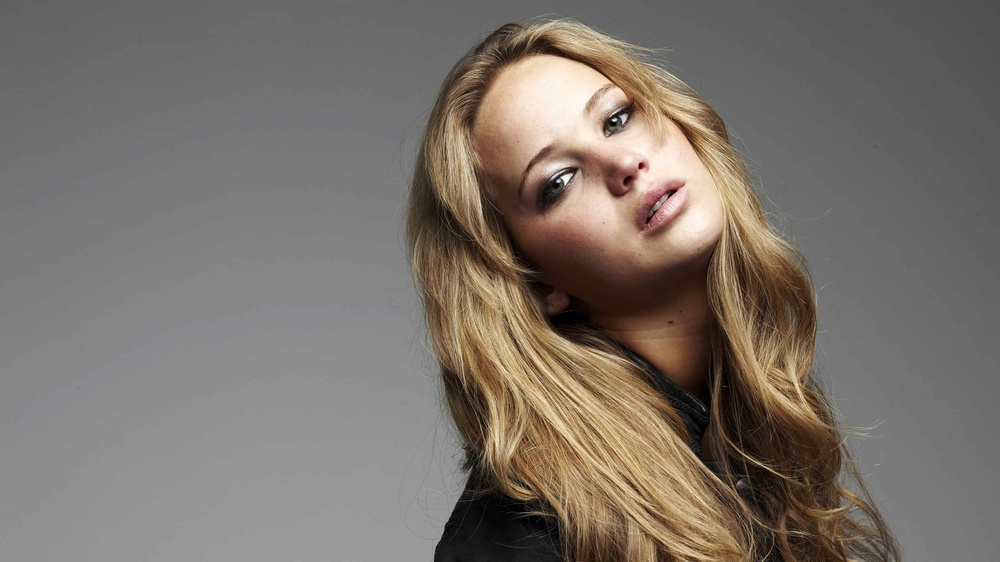
#> input picture q5/jeniffer.jpg, 1000 x 562 px, shrunk from 3840 x 2160 before the run
$ python q5c.py
#> lines starting #> are read from the running program, lines starting #| are printed output that depends on the picture; after the words box and inside, x2 and y2 are one past the last pixel; in counts of white or black regions, pixels touching at a corner belong together
import cv2
import matplotlib.pyplot as plt

INPUT_IMAGE = "jeniffer.jpg"
PLANE = "V"

def main():
    print("Opening image:", INPUT_IMAGE)
    bgr = cv2.imread(INPUT_IMAGE)
#> bgr is the input picture: shape (562, 1000, 3); mean B, G, R 106.8, 114.3, 122.3
    if bgr is None:
        print("Error: could not read", INPUT_IMAGE)
        return
    print("Image loaded. Shape:", bgr.shape)
#| Image loaded. Shape: (562, 1000, 3)

    print("Converting BGR -> HSV...")
    hsv = cv2.cvtColor(bgr, cv2.COLOR_BGR2HSV)
#> hsv: shape (562, 1000, 3); mean H, S, V 10.7, 35.6, 122.4
    H = hsv[:, :, 0]
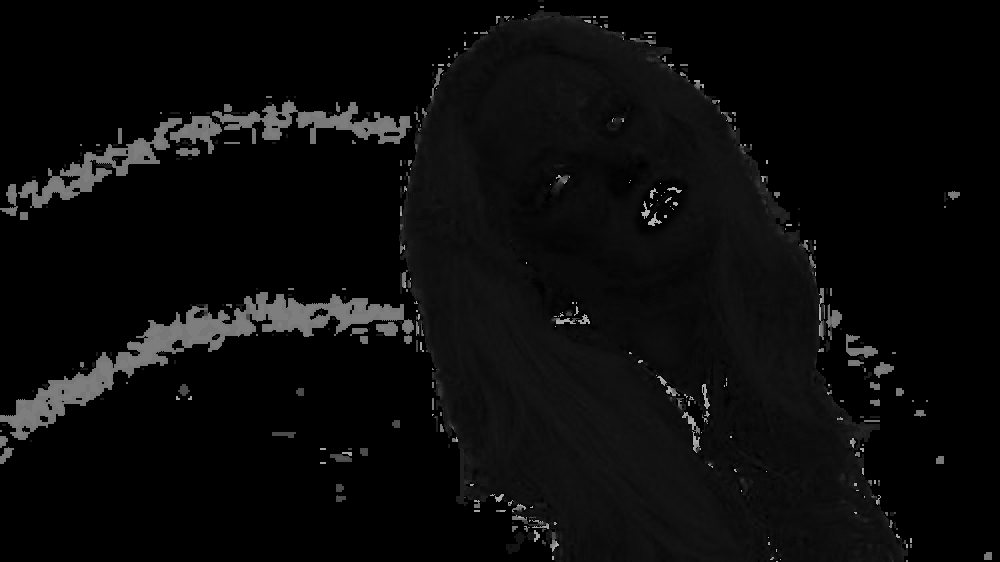
#> H: shape (562, 1000); min 0, max 179, mean 10.7
    S = hsv[:, :, 1]
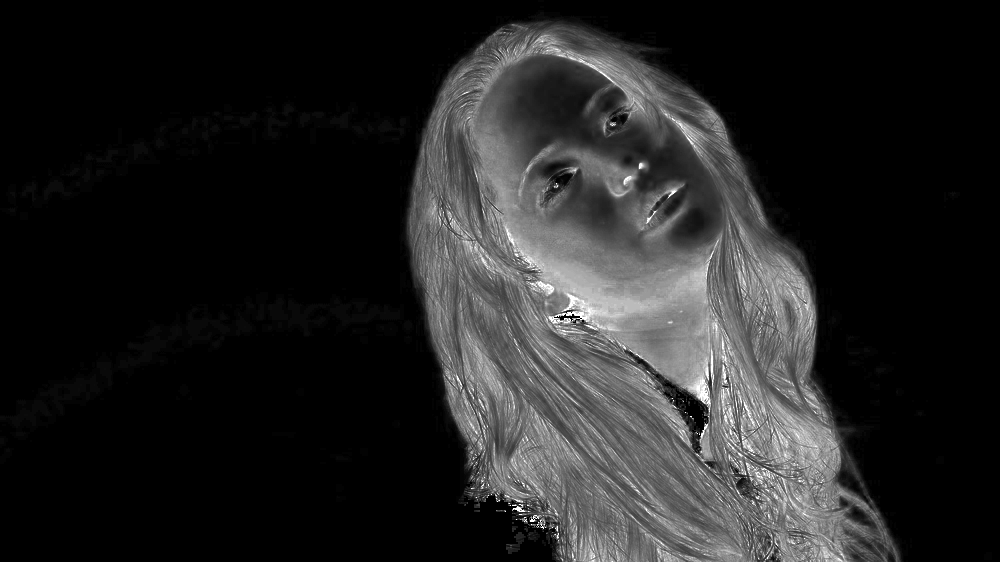
#> S: shape (562, 1000); min 0, max 255, mean 35.6
    V = hsv[:, :, 2]
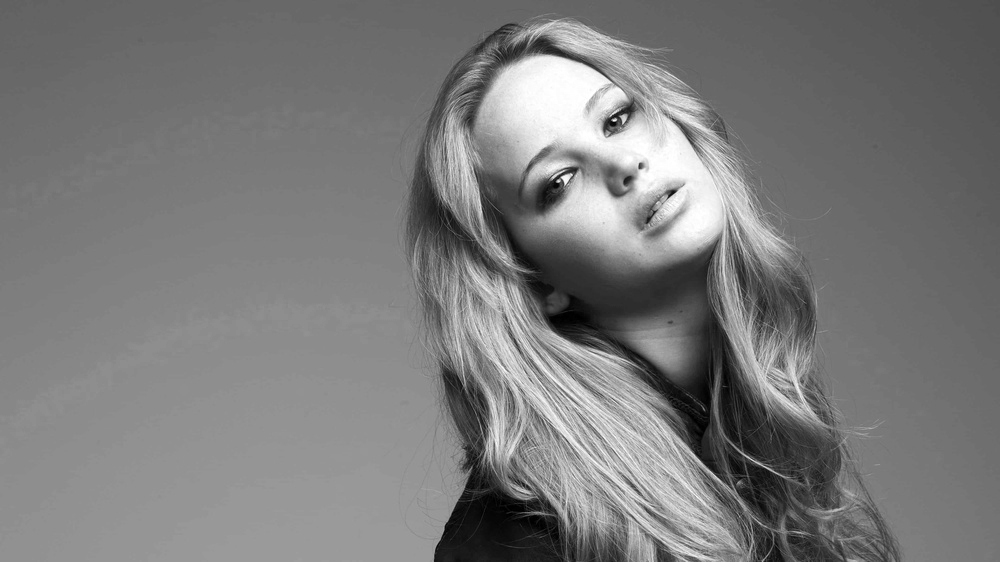
#> V: shape (562, 1000); min 0, max 255, mean 122.4

    if PLANE.upper() == "S":
        plane = S
        print("Using S (Saturation) channel.")
    else:
        plane = V
        print("Using V (Value) channel.")

    print("Applying Otsu threshold...")
    thresh_val, mask = cv2.threshold(
        plane, 0, 255, cv2.THRESH_BINARY + cv2.THRESH_OTSU
    )
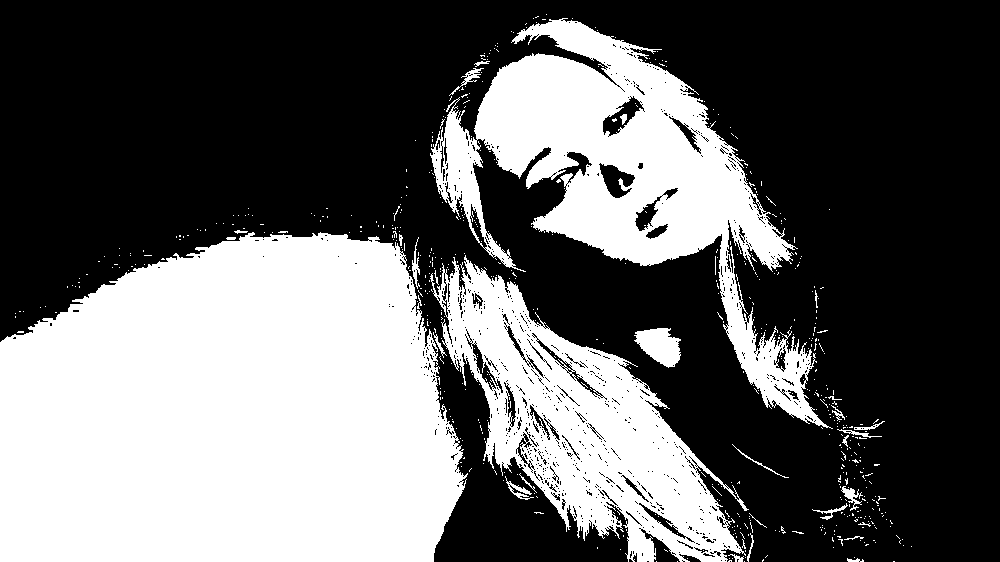
#> mask: shape (562, 1000); 39.6% white; 627 white regions (596 under 20 px), largest, box (x1, y1, x2, y2) and area: (0, 232, 468, 562) 130334, (430, 18, 833, 429) 50376, (430, 255, 749, 562) 37124
#> thresh_val = 128
    print("Otsu threshold value =", thresh_val)
#| Otsu threshold value = 128.0

    print("Extracting foreground region...")
    foreground = cv2.bitwise_and(plane, mask)
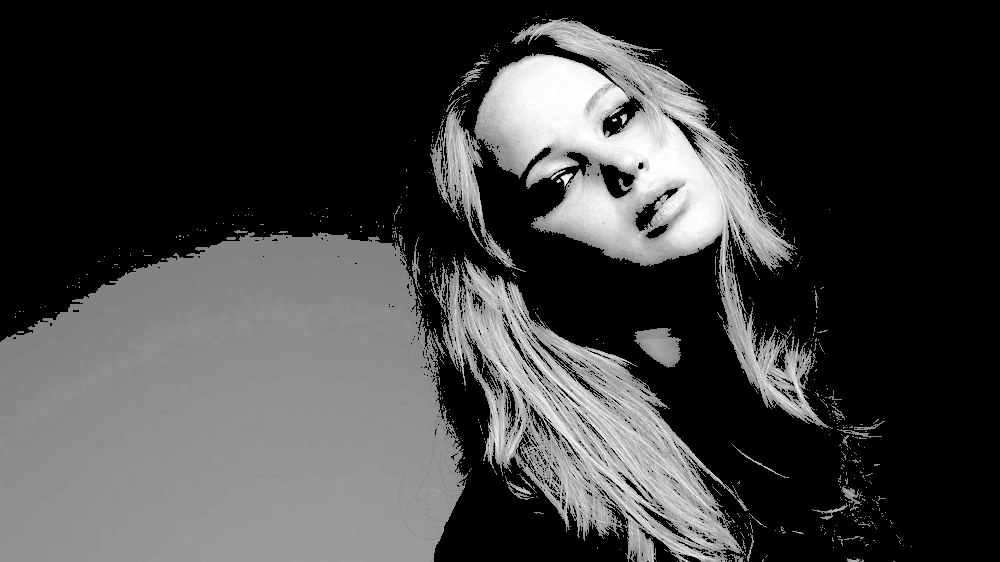
#> foreground: shape (562, 1000); min 0, max 255, mean 63.3

    print("Building histogram of foreground pixels...")
    hist = [0] * 256
    h = foreground.shape[0]
#> h = 562
    w = foreground.shape[1]
#> w = 1000
    y = 0
    while y < h:
        x = 0
        while x < w:
            if mask[y, x] == 255:
                val = int(foreground[y, x])
                if val < 0: val = 0
                if val > 255: val = 255
                hist[val] = hist[val] + 1
            x = x + 1
        y = y + 1
#> after the loop, hist = 256 values, max 16237 at index 142, min 0 at index 0, mean 868.6; y = 562

    print("Showing results...")
    plt.figure(figsize=(10, 4))

    plt.subplot(1, 2, 1)
    plt.imshow(foreground, cmap="gray", vmin=0, vmax=255)
    plt.title("Foreground " + PLANE)
    plt.axis("off")

    plt.subplot(1, 2, 2)
    plt.bar(range(256), hist, width=1.0)
    plt.title("Foreground histogram")
    plt.xlabel("Intensity")
    plt.ylabel("Count")

    plt.tight_layout()
    plt.show()
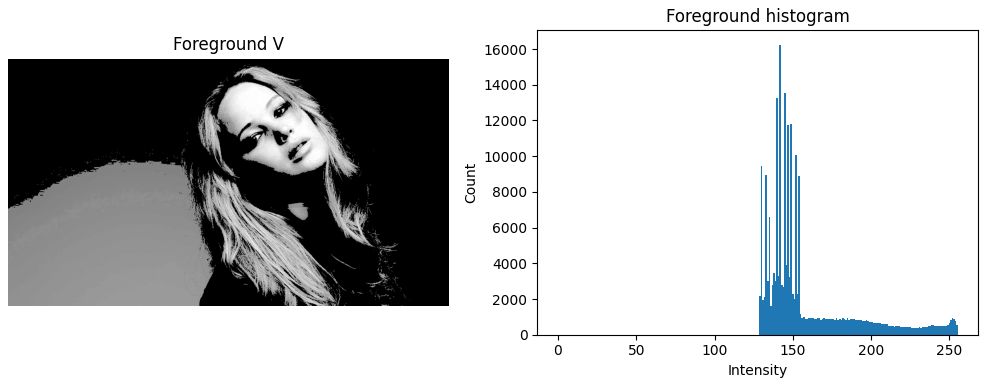
#> figure drawn by matplotlib, 2 panels; panel 2: tallest bar 16237 high, from x = 141.5 to 142.5
    print("Done.")

if __name__ == "__main__":
    main()
